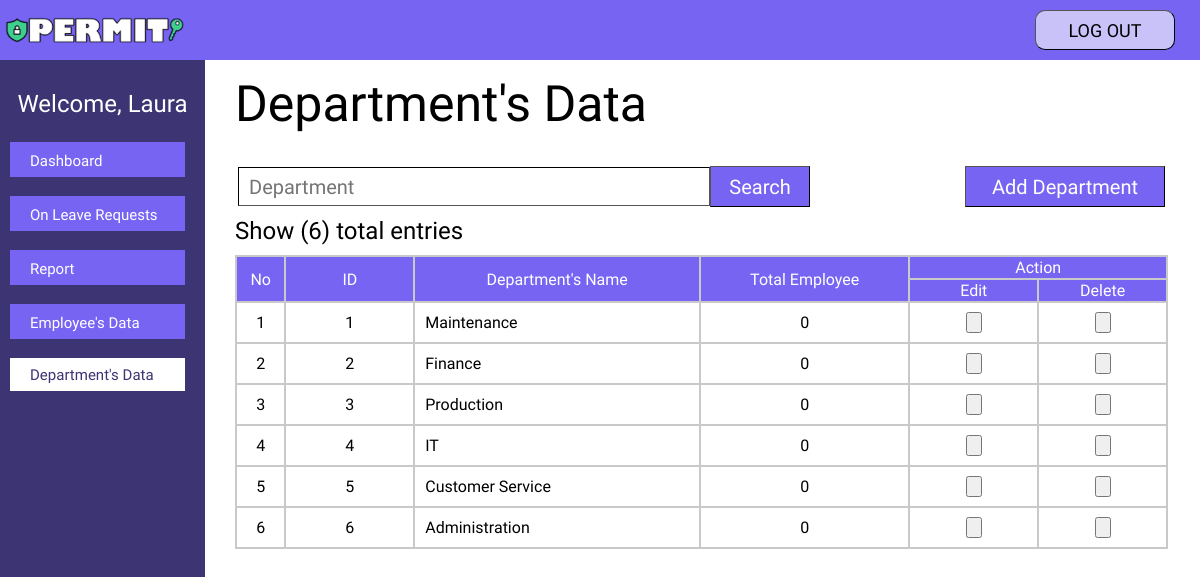
The app's page /permit/admin/master_data/department/department_data.php (signed in), older data.
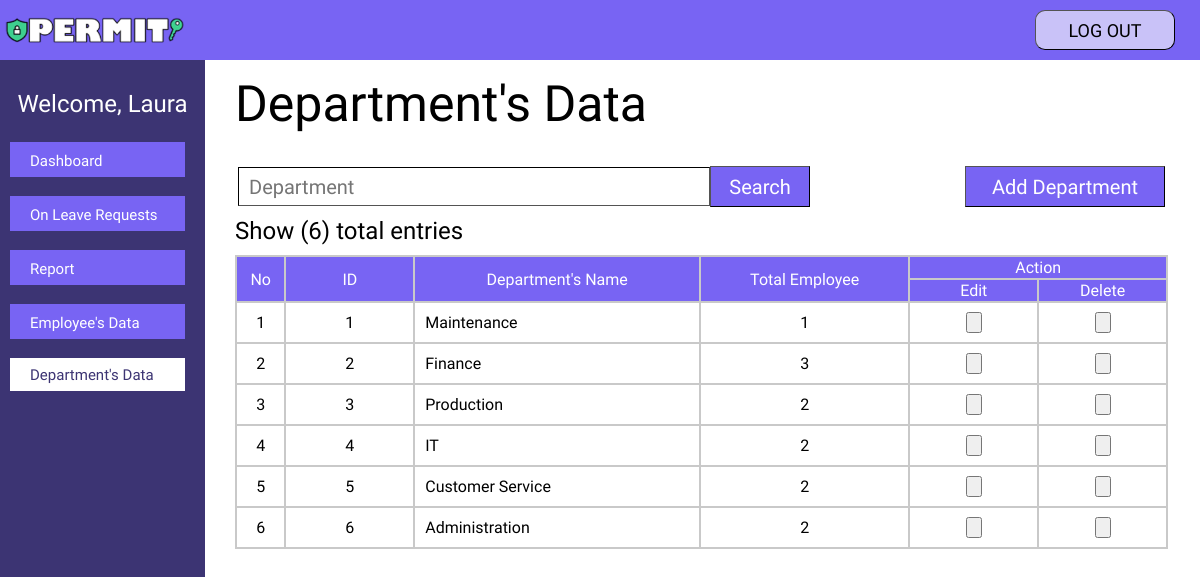
The same page, newer data.
### tables this page shows
CREATE TABLE `department` (
  `id` int(11) NOT NULL,
  `department_name` varchar(255) NOT NULL,
  `total_employee` int(11) NOT NULL,
  `head_of_department` varchar(255) NOT NULL
);

### permit/class/CRUD.php (called while the page is built, shortened)
<?php
class CRUD extends database{
    public function select($table,$rows="*",$where = null){
        if ( $where != null ) {
            $sql="SELECT $rows FROM $table WHERE $where";
        }
        else{
            $sql="SELECT $rows FROM $table";
        }
        $this->sql = $result = $this->mysqli->query( $sql );
    }
}

### permit/class/database.php (called while the page is built, shortened)
<?php
    class database{
        protected $servername='localhost';
        protected $username='root';
        protected $password='';
        protected $dbname='permit';
        public function __construct(){
            $this->mysqli = new mysqli( $this->servername,$this->username,$this->password,$this->dbname );
        }
    }

### permit/admin/master_data/department/department_data.php (the view, shortened to what the changed rows need)
<!DOCTYPE html>
<html lang="en">
<head>
    <link rel="stylesheet" href="department_data1.css">
    <link rel="stylesheet" href="https://cdnjs.cloudflare.com/ajax/libs/font-awesome/4.7.0/css/font-awesome.min.css">
</head>
<body>
        <?php
            $id_admin = $_SESSION[ 'id_admin' ];
            $a = new CRUD();
            $a->select("admin","*","id='$id_admin'");
        ?>
    <div class="a-main">
        <br>
        <br>
        <br>
        <?php
            if (isset($_POST['search'])) {
                $search_id = $_POST['department'];
                if($search_id != ""){
                    $a->select("department","*","id='$search_id'");
                }else{
                    $a->select("department","*");
                }
            }else{
                $a->select("department","*");
            }
            $department = $a ->sql;
        ?>
        <div class= "tabel">
            <table border="1" bordercolor="#c9c9c9" width="100%" cellspacing ="0">
                <tr bgcolor="#7864F3">
                    <th rowspan="2">No</th>
                    <th rowspan="2">ID</th>
                    <th rowspan="2">Department's Name</th>
                    <th rowspan="2">Total Employee</th>
                    <th colspan="2">Action</th>
                </tr>
                <tr bgcolor="#7864F3">
                    <th width="60px">
                        Edit
                    </th>
                    <th width="60px">
                        Delete
                    </th>
                </tr>
                <?php
                    $no = 1;
                    while($departmentdata = mysqli_fetch_assoc($department)){
                ?>
                <tr bgcolor="white">
                    <td width="20px">
                        <?php echo $no++; ?>
                    </td>
                    <td width="60px">
                        <?php echo $departmentdata['id']; ?>
                    <td width="120px" align="left" style="padding:10px">
                        <?php echo $departmentdata['department_name']; ?>
                    </td>
                    <td width="100px">
                        <?php echo $departmentdata['total_employee'];?>
                    </td>
                    <td width="30px">
                    <a href="edit_department.php?id=<?php echo $departmentdata['id']?>"><button class="action"><i class="edit"></i></button></a>
                    </td>
                    <td width="30px">
                    <a href="delete_department.php?id=<?php echo $departmentdata['id']?>"><button class="action"><i class="delete"></i></button></a>
                    </td>
                </tr>
                <?php
                    };
                ?>
            </table>
        </div>
    </div>
</body>
</html>

Row changes from the older to the newer data that the page shows:
changed department "Maintenance": total_employee "0" → "1"
changed department "Finance": total_employee "0" → "3"
changed department "Production": total_employee "0" → "2"
changed department "IT": total_employee "0" → "2"
changed department "Customer Service": total_employee "0" → "2"
changed department "Administration": total_employee "0" → "2"
